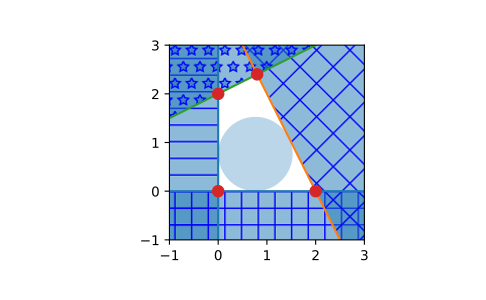

Recreate this plot in Python.
# Halfspace intersection of planes forming some polygon

from scipy.spatial import HalfspaceIntersection
halfspaces = np.array([[-1, 0., 0.],
                       [0., -1., 0.],
                       [2., 1., -4.],
                       [-0.5, 1., -2.]])
feasible_point = np.array([0.5, 0.5])
hs = HalfspaceIntersection(halfspaces, feasible_point)

# Plot halfspaces as filled regions and intersection points:

import matplotlib.pyplot as plt
fig = plt.figure()
ax = fig.add_subplot('111', aspect='equal')
xlim, ylim = (-1, 3), (-1, 3)
ax.set_xlim(xlim)
ax.set_ylim(ylim)
x = np.linspace(-1, 3, 100)
symbols = ['-', '+', 'x', '*']
signs = [0, 0, -1, -1]
fmt = {"color": None, "edgecolor": "b", "alpha": 0.5}
for h, sym, sign in zip(halfspaces, symbols, signs):
    hlist = h.tolist()
    fmt["hatch"] = sym
    if h[1]== 0:
        ax.axvline(-h[2]/h[0], label='{}x+{}y+{}=0'.format(*hlist))
        xi = np.linspace(xlim[sign], -h[2]/h[0], 100)
        ax.fill_between(xi, ylim[0], ylim[1], **fmt)
    else:
        ax.plot(x, (-h[2]-h[0]*x)/h[1], label='{}x+{}y+{}=0'.format(*hlist))
        ax.fill_between(x, (-h[2]-h[0]*x)/h[1], ylim[sign], **fmt)
x, y = zip(*hs.intersections)
ax.plot(x, y, 'o', markersize=8)

# By default, qhull does not provide with a way to compute an interior point.
# This can easily be computed using linear programming. Considering halfspaces
# of the form :math:`Ax + b \leq 0`, solving the linear program:

# .. math::

# max \: y

# s.t. Ax + y ||A_i|| \leq -b

# With :math:`A_i` being the rows of A, i.e. the normals to each plane.

# Will yield a point x that is furthest inside the convex polyhedron. To
# be precise, it is the center of the largest hypersphere of radius y
# inscribed in the polyhedron. This point is called the Chebyshev center
# of the polyhedron (see [R9b902253b317-1]_ 4.3.1, pp148-149). The
# equations outputted by Qhull are always normalized.

from scipy.optimize import linprog
from matplotlib.patches import Circle
norm_vector = np.reshape(np.linalg.norm(halfspaces[:, :-1], axis=1),
    (halfspaces.shape[0], 1))
c = np.zeros((halfspaces.shape[1],))
c[-1] = -1
A = np.hstack((halfspaces[:, :-1], norm_vector))
b = - halfspaces[:, -1:]
res = linprog(c, A_ub=A, b_ub=b)
x = res.x[:-1]
y = res.x[-1]
circle = Circle(x, radius=y, alpha=0.3)
ax.add_patch(circle)
plt.legend(bbox_to_anchor=(1.6, 1.0))
plt.show()
